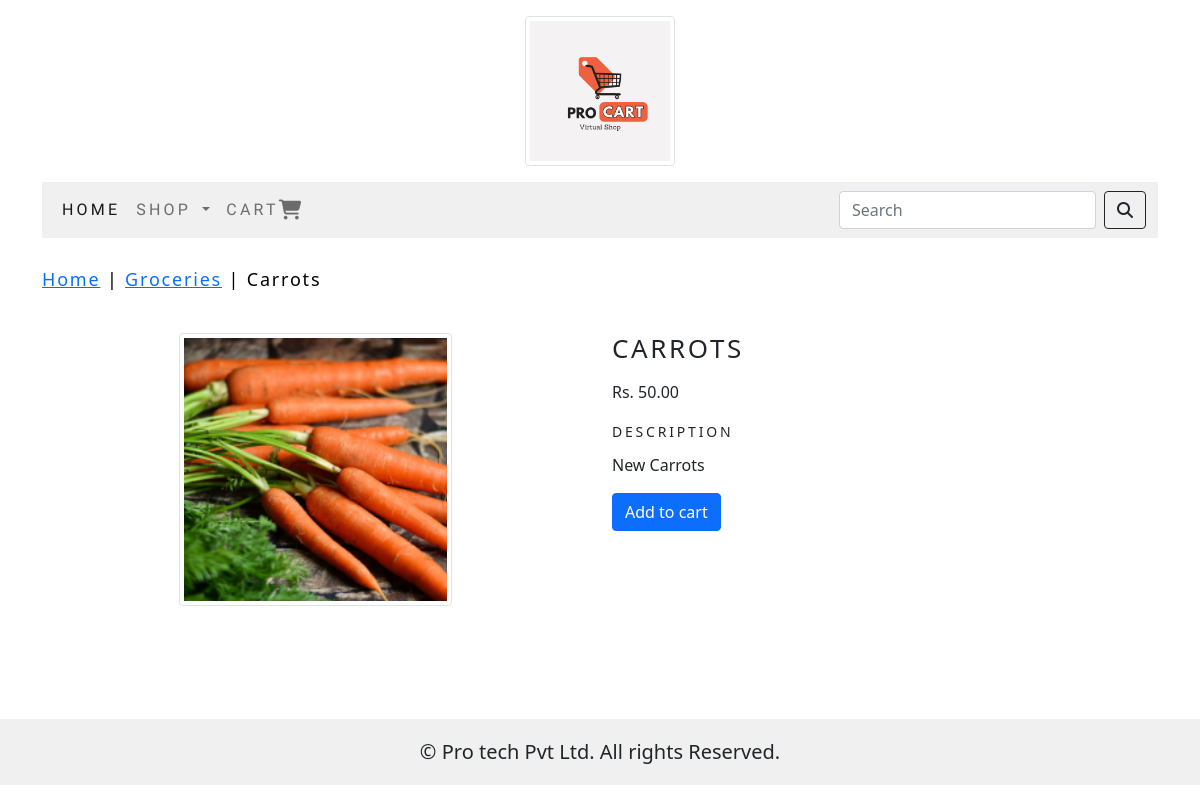
The app's page /shop/groceries/carrots/ with its own data.
### CartApp/models.py (models this page shows, shortened)
class Product(models.Model):
    productName = models.CharField(max_length=250, unique=True)
    slug = models.SlugField(max_length=250, unique=True)
    description = models.TextField(blank=True)
    price = models.DecimalField(max_digits=10, decimal_places=2)
    category = models.ForeignKey(Category, on_delete=models.CASCADE)
    productImage = models.ImageField(upload_to='productImgs', blank=True)
    stock = models.IntegerField()
    available = models.BooleanField(default=True)
    created = models.DateTimeField(auto_now_add=True)
    updated = models.DateTimeField(auto_now=True)
    class Meta:
        ordering = ('productName',)
        verbose_name = 'product'
        verbose_name_plural = 'products'

class Category(models.Model):
    categoryName = models.CharField(max_length=250, unique=True)
    slug = models.SlugField(max_length=250, unique=True)
    description = models.TextField(blank=True)
    categoryImage = models.ImageField(upload_to='categoryImgs', blank=True)
    class Meta:
        ordering = ('categoryName',)
        verbose_name = 'category'
        verbose_name_plural = 'categories'
    def get_url(self):
        return reverse('CartApp:products_by_category', args=[self.slug])
    def __str__(self):
        return '{}'.format(self.categoryName)

### CartApp/views.py (the view)
# urls.py: path('<slug:c_slug>/<slug:p_slug>/', views.productDetails, name='productDetails'),
def productDetails(request, c_slug, p_slug):
    try:
        product = Product.objects.get(category__slug=c_slug, slug=p_slug)
    except Exception as e:
        raise e
    return render(request, "Product.html", {'product': product})

### AddToCart/context_processors.py (called while the page is built)
def counter(request):
    cart_id = _cart_id(request)
    item_count = 0
    if 'admin' in request.path:
        return {}
    else:
        try:
            cart = Cart.objects.filter(cartId=cart_id)
            cartItem = CartItem.objects.all().filter(cart=cart[:1])
            for c_item in cartItem:
                item_count += c_item.quantity
        except Cart.DoesNotExist:
            item_count = 0
    return dict(item_count=item_count)

### AddToCart/views.py (called while the page is built)
def _cart_id(request):
    cart = request.session.session_key
    if not cart:
        cart = request.session.create()
    return cart

### CartApp/context_processors.py (called while the page is built)
def menu_links(request):
    links = Category.objects.all()
    return dict(links=links)

### Templates/Product.html (shortened to what this page needs)
{% extends 'base.html' %}
{% load static %}
{% block content %}
<div class="row pt-1 pb-3">
    <div class="mx_auto">
        <p><a href="{% url 'CartApp:allCategories' %}">Home</a> | <a href="{{product.category.get_url}}">{{product.category}}</a> | {{product.productName}} </p>
    </div>
<div class="container">
<div class="row">
    <div class="col-12 col-md-12 col-sm-12 col-lg-6 text-center">
        <div class="pt-4 pb-3">
            <img class="img-thumbnail" width="50%" src="{{product.productImage.url}}" alt="{{product.productName}}">
        </div>
    </div>
        <div class="col-12 col-md-12 col-sm-12 col-lg-6">
        <div>
            <h1 class="my_tittle pt-4 pb-2">{{product.productName}}</h1>
            <p>Rs. {{product.price}}</p>
            <h4 class="my_des_tittle pt-1 pb-1">Description</h4>
            <p class="text-justify pe-2">{{product.description}}</p>
            {% if product.stock <= 0 %}
                <p class="text-justify pe-2"><b>Out Of Stock</b></p>
            {% else %}
                <a href="{% url 'AddToCartApp:addToCart' product.id %}" class="btn btn-primary">Add to cart</a>
            {% endif %}
        </div>
    </div>
</div>
</div>
</div>
{% endblock %}

### static/CSS/custom.css (style rules this page uses)
body { margin: 0; display: flex; flex-direction: column; min-height: 100vh; }
.my_tittle { font-size : 26px; text-transform : uppercase; letter-spacing : .1em; }
.mx_auto { color: #000; font-size : 18px; letter-spacing : .1em; }
.my_des_tittle { font-size : 14px; text-transform : uppercase; letter-spacing : .2em; }

### records on screen
Product: category "Groceries", productName "Carrots", productImage (picture), productName "CARROTS", price "50.00", description "New Carrots"
